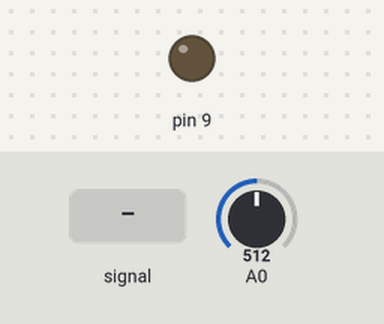
Recording of a sketch running on a simulated Arduino Uno, built with avr-gcc and run on an emulated ATmega328P. Shown: output pins drawn as LEDs (lit = HIGH). Inputs (shaded band) come from the test bench; at power-on: A0 = 512.

Above: at 1.26 s.
1.3 s: A0 fed a 200 Hz sine of ±81 counts around its level
4.3 s: A0 set to 716
At 4.77 s:
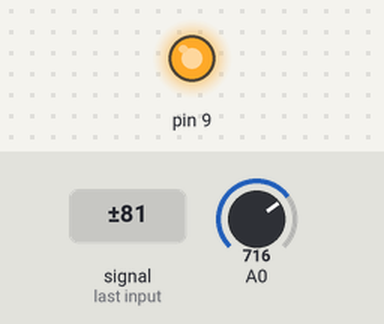
7.3 s: A0 set to 0
8.8 s: A0 set to 122
At 10.12 s:
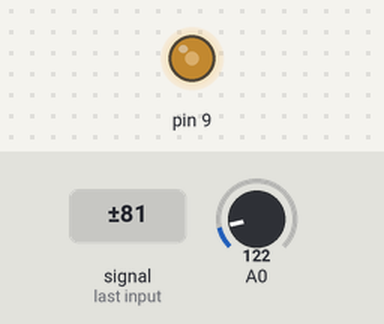
Timing chart, 0 to 12.0 s (numbered marks = the images above; inputs shaded):
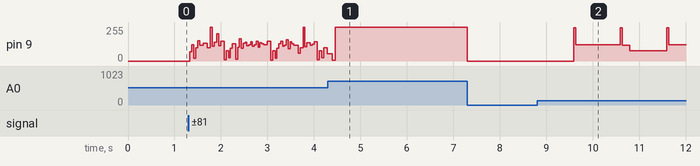

The sketch:

teste_senoid.ino
```cpp
unsigned long t0;
int entrada;
void setup() {
pinMode(9, OUTPUT);
pinMode(A0, INPUT);
t0 = millis();

TCCR1B = 0x01;
}

void loop() {
entrada = analogRead(A0);
analogWrite(9, (int) (255.0 * 0.5 *(1.0 + sin( (float) ((millis()-t0) % 1000) * 2.0 * 3.14 * 5.0 / entrada))));
}
```

Measured:
- after the input at 8.8 s, pin 9: 0/255 → 121/255 after 0.79 s, → 120/255 1.0 s later, → 76/255 0.20 s later, → 123/255 0.80 s later
